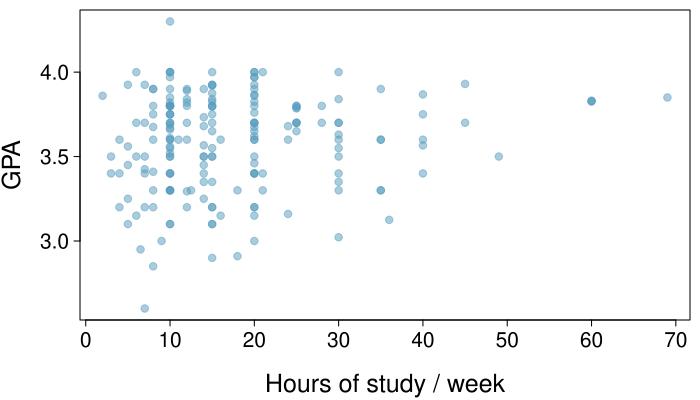

This figure's R source:
library(openintro)
data(COL)

d = read.csv("gpa_study_hours.csv")

myPDF('gpa_study_hours.pdf', 7, 4, mar=c(4,4,0.5,0.5))

plot(d$gpa ~ d$study_hours, pch = 19, col = COL[1,3], xlab = "Hours of study / week", ylab = "GPA", cex.lab = 1.5, cex.axis = 1.5)

dev.off()
